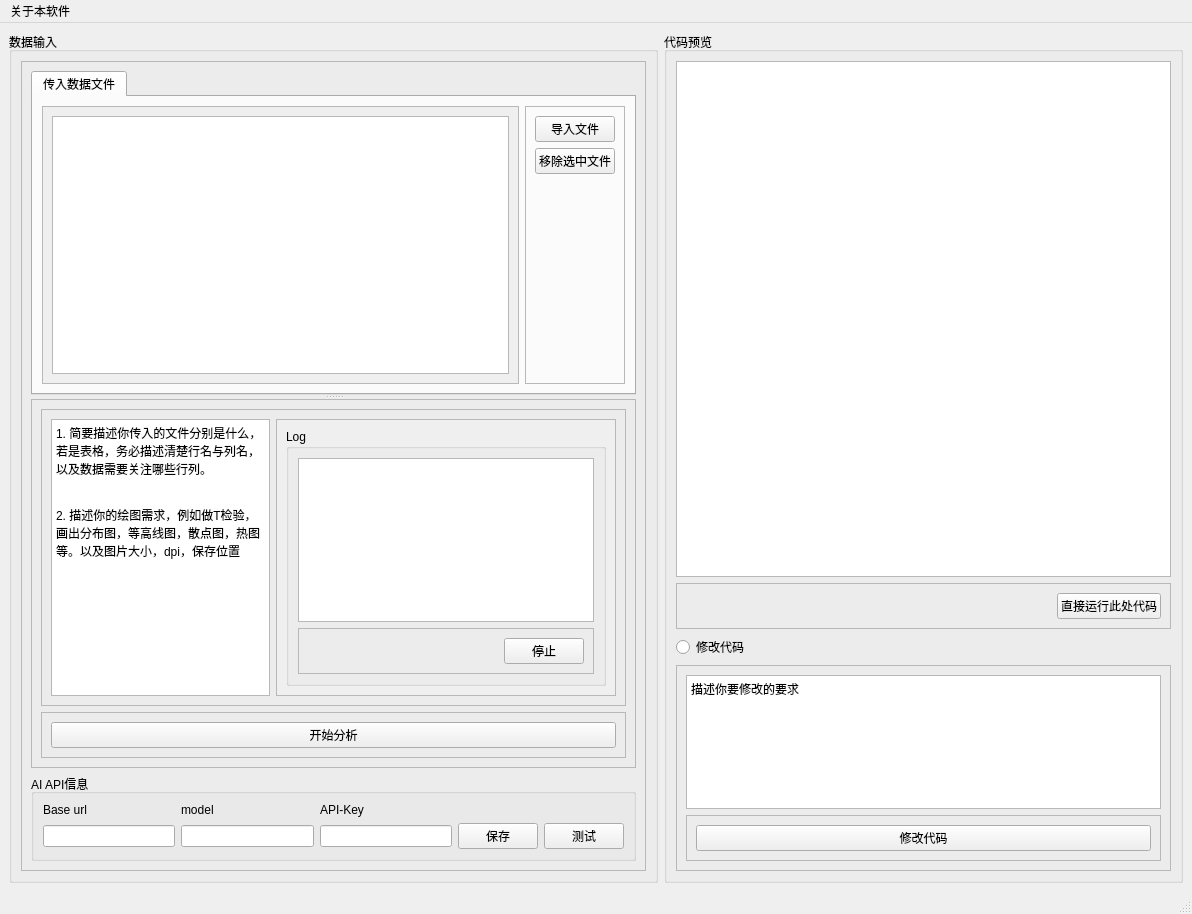
<?xml version="1.0" encoding="UTF-8"?>
<ui version="4.0">
 <class>MainWindow</class>
 <widget class="QMainWindow" name="MainWindow">
  <property name="geometry">
   <rect>
    <x>0</x>
    <y>0</y>
    <width>1192</width>
    <height>914</height>
   </rect>
  </property>
  <property name="windowTitle">
   <string>DumbDrawPhD</string>
  </property>
  <property name="windowIcon">
   <iconset theme="QIcon::ThemeIcon::Computer"/>
  </property>
  <widget class="QWidget" name="centralwidget">
   <layout class="QHBoxLayout" name="horizontalLayout" stretch="5,4">
    <item>
     <widget class="QGroupBox" name="groupBox">
      <property name="acceptDrops">
       <bool>true</bool>
      </property>
      <property name="title">
       <string>数据输入</string>
      </property>
      <layout class="QHBoxLayout" name="horizontalLayout_12" stretch="0">
       <item>
        <widget class="QFrame" name="frame_9">
         <property name="frameShape">
          <enum>QFrame::Shape::StyledPanel</enum>
         </property>
         <property name="frameShadow">
          <enum>QFrame::Shadow::Raised</enum>
         </property>
         <layout class="QVBoxLayout" name="verticalLayout_6">
          <item>
           <widget class="QSplitter" name="splitter_2">
            <property name="orientation">
             <enum>Qt::Orientation::Vertical</enum>
            </property>
            <widget class="QTabWidget" name="tabWidget">
             <property name="acceptDrops">
              <bool>true</bool>
             </property>
             <property name="currentIndex">
              <number>0</number>
             </property>
             <widget class="QWidget" name="tab">
              <attribute name="title">
               <string>传入数据文件</string>
              </attribute>
              <layout class="QHBoxLayout" name="horizontalLayout_4">
               <item>
                <widget class="QScrollArea" name="scrollArea_2">
                 <property name="widgetResizable">
                  <bool>true</bool>
                 </property>
                 <widget class="QWidget" name="scrollAreaWidgetContents_2">
                  <property name="geometry">
                   <rect>
                    <x>0</x>
                    <y>0</y>
                    <width>477</width>
                    <height>312</height>
                   </rect>
                  </property>
                  <layout class="QHBoxLayout" name="horizontalLayout_3">
                   <item>
                    <widget class="QListWidget" name="listWidget_files">
                     <property name="acceptDrops">
                      <bool>true</bool>
                     </property>
                    </widget>
                   </item>
                  </layout>
                 </widget>
                </widget>
               </item>
               <item>
                <widget class="QFrame" name="frame_2">
                 <property name="frameShape">
                  <enum>QFrame::Shape::StyledPanel</enum>
                 </property>
                 <property name="frameShadow">
                  <enum>QFrame::Shadow::Raised</enum>
                 </property>
                 <layout class="QVBoxLayout" name="verticalLayout_2">
                  <item>
                   <widget class="QPushButton" name="pushButton_import">
                    <property name="text">
                     <string>导入文件</string>
                    </property>
                   </widget>
                  </item>
                  <item>
                   <widget class="QPushButton" name="pushButton_remove">
                    <property name="text">
                     <string>移除选中文件</string>
                    </property>
                   </widget>
                  </item>
                  <item>
                   <spacer name="verticalSpacer_2">
                    <property name="orientation">
                     <enum>Qt::Orientation::Vertical</enum>
                    </property>
                    <property name="sizeHint" stdset="0">
                     <size>
                      <width>20</width>
                      <height>222</height>
                     </size>
                    </property>
                   </spacer>
                  </item>
                 </layout>
                </widget>
               </item>
              </layout>
             </widget>
            </widget>
            <widget class="QFrame" name="frame_8">
             <property name="frameShape">
              <enum>QFrame::Shape::StyledPanel</enum>
             </property>
             <property name="frameShadow">
              <enum>QFrame::Shadow::Raised</enum>
             </property>
             <layout class="QVBoxLayout" name="verticalLayout_4">
              <item>
               <widget class="QFrame" name="frame_6">
                <property name="frameShape">
                 <enum>QFrame::Shape::StyledPanel</enum>
                </property>
                <property name="frameShadow">
                 <enum>QFrame::Shadow::Raised</enum>
                </property>
                <layout class="QHBoxLayout" name="horizontalLayout_6">
                 <item>
                  <widget class="QPlainTextEdit" name="plainTextEdit_query">
                   <property name="plainText">
                    <string>1. 简要描述你传入的文件分别是什么，若是表格，务必描述清楚行名与列名，以及数据需要关注哪些行列。


2. 描述你的绘图需求，例如做T检验，画出分布图，等高线图，散点图，热图等。以及图片大小，dpi，保存位置</string>
                   </property>
                  </widget>
                 </item>
                 <item>
                  <widget class="QScrollArea" name="scrollArea_3">
                   <property name="widgetResizable">
                    <bool>true</bool>
                   </property>
                   <widget class="QWidget" name="scrollAreaWidgetContents_3">
                    <property name="geometry">
                     <rect>
                      <x>0</x>
                      <y>0</y>
                      <width>294</width>
                      <height>255</height>
                     </rect>
                    </property>
                    <layout class="QHBoxLayout" name="horizontalLayout_9">
                     <item>
                      <widget class="QGroupBox" name="groupBox_3">
                       <property name="title">
                        <string>Log</string>
                       </property>
                       <layout class="QVBoxLayout" name="verticalLayout">
                        <item>
                         <widget class="QTextBrowser" name="textBrowser_log"/>
                        </item>
                        <item>
                         <widget class="QFrame" name="frame">
                          <property name="frameShape">
                           <enum>QFrame::Shape::StyledPanel</enum>
                          </property>
                          <property name="frameShadow">
                           <enum>QFrame::Shadow::Raised</enum>
                          </property>
                          <layout class="QHBoxLayout" name="horizontalLayout_2">
                           <item>
                            <spacer name="horizontalSpacer_3">
                             <property name="orientation">
                              <enum>Qt::Orientation::Horizontal</enum>
                             </property>
                             <property name="sizeHint" stdset="0">
                              <size>
                               <width>233</width>
                               <height>20</height>
                              </size>
                             </property>
                            </spacer>
                           </item>
                           <item>
                            <widget class="QPushButton" name="pushButton_stop">
                             <property name="text">
                              <string>停止</string>
                             </property>
                            </widget>
                           </item>
                          </layout>
                         </widget>
                        </item>
                       </layout>
                      </widget>
                     </item>
                    </layout>
                   </widget>
                  </widget>
                 </item>
                </layout>
               </widget>
              </item>
              <item>
               <widget class="QFrame" name="frame_7">
                <property name="frameShape">
                 <enum>QFrame::Shape::StyledPanel</enum>
                </property>
                <property name="frameShadow">
                 <enum>QFrame::Shadow::Raised</enum>
                </property>
                <layout class="QHBoxLayout" name="horizontalLayout_10">
                 <item>
                  <widget class="QPushButton" name="pushButton_analyse">
                   <property name="text">
                    <string>开始分析</string>
                   </property>
                  </widget>
                 </item>
                </layout>
               </widget>
              </item>
             </layout>
            </widget>
           </widget>
          </item>
          <item>
           <widget class="QGroupBox" name="groupBox_4">
            <property name="title">
             <string>AI API信息</string>
            </property>
            <layout class="QGridLayout" name="gridLayout">
             <item row="0" column="0">
              <widget class="QLabel" name="label">
               <property name="text">
                <string>Base url</string>
               </property>
              </widget>
             </item>
             <item row="2" column="0">
              <widget class="QLineEdit" name="lineEdit_baseurl"/>
             </item>
             <item row="2" column="4">
              <widget class="QPushButton" name="pushButton_save_api">
               <property name="text">
                <string>保存</string>
               </property>
              </widget>
             </item>
             <item row="0" column="2">
              <widget class="QLabel" name="label_3">
               <property name="text">
                <string>API-Key</string>
               </property>
              </widget>
             </item>
             <item row="2" column="2">
              <widget class="QLineEdit" name="lineEdit_key"/>
             </item>
             <item row="2" column="1">
              <widget class="QLineEdit" name="lineEdit_model"/>
             </item>
             <item row="0" column="1">
              <widget class="QLabel" name="label_2">
               <property name="text">
                <string>model</string>
               </property>
              </widget>
             </item>
             <item row="2" column="5">
              <widget class="QPushButton" name="pushButton_test_api">
               <property name="text">
                <string>测试</string>
               </property>
              </widget>
             </item>
            </layout>
           </widget>
          </item>
         </layout>
        </widget>
       </item>
      </layout>
     </widget>
    </item>
    <item>
     <widget class="QGroupBox" name="groupBox_2">
      <property name="title">
       <string>代码预览</string>
      </property>
      <layout class="QVBoxLayout" name="verticalLayout_5" stretch="5,0,0,2">
       <item>
        <widget class="QPlainTextEdit" name="plainTextEdit_code"/>
       </item>
       <item>
        <widget class="QFrame" name="frame_4">
         <property name="frameShape">
          <enum>QFrame::Shape::StyledPanel</enum>
         </property>
         <property name="frameShadow">
          <enum>QFrame::Shadow::Raised</enum>
         </property>
         <layout class="QHBoxLayout" name="horizontalLayout_11">
          <item>
           <spacer name="horizontalSpacer_2">
            <property name="orientation">
             <enum>Qt::Orientation::Horizontal</enum>
            </property>
            <property name="sizeHint" stdset="0">
             <size>
              <width>656</width>
              <height>20</height>
             </size>
            </property>
           </spacer>
          </item>
          <item>
           <widget class="QPushButton" name="pushButton_run_code">
            <property name="text">
             <string>直接运行此处代码</string>
            </property>
           </widget>
          </item>
         </layout>
        </widget>
       </item>
       <item>
        <widget class="QRadioButton" name="radioButton_edit_code">
         <property name="text">
          <string>修改代码</string>
         </property>
         <property name="checked">
          <bool>false</bool>
         </property>
        </widget>
       </item>
       <item>
        <widget class="QFrame" name="frame_edit_code">
         <property name="enabled">
          <bool>true</bool>
         </property>
         <property name="frameShape">
          <enum>QFrame::Shape::StyledPanel</enum>
         </property>
         <property name="frameShadow">
          <enum>QFrame::Shadow::Raised</enum>
         </property>
         <layout class="QVBoxLayout" name="verticalLayout_3">
          <item>
           <widget class="QPlainTextEdit" name="plainTextEdit_edit_query">
            <property name="plainText">
             <string>描述你要修改的要求</string>
            </property>
           </widget>
          </item>
          <item>
           <widget class="QFrame" name="frame_3">
            <property name="frameShape">
             <enum>QFrame::Shape::StyledPanel</enum>
            </property>
            <property name="frameShadow">
             <enum>QFrame::Shadow::Raised</enum>
            </property>
            <layout class="QHBoxLayout" name="horizontalLayout_5">
             <item>
              <widget class="QPushButton" name="pushButton_send_edit_query">
               <property name="text">
                <string>修改代码</string>
               </property>
              </widget>
             </item>
            </layout>
           </widget>
          </item>
         </layout>
        </widget>
       </item>
      </layout>
     </widget>
    </item>
   </layout>
  </widget>
  <widget class="QMenuBar" name="menubar">
   <property name="geometry">
    <rect>
     <x>0</x>
     <y>0</y>
     <width>1192</width>
     <height>22</height>
    </rect>
   </property>
   <widget class="QMenu" name="menu">
    <property name="title">
     <string>关于本软件</string>
    </property>
    <addaction name="actionhelp"/>
    <addaction name="actionupdate"/>
   </widget>
   <addaction name="menu"/>
  </widget>
  <widget class="QStatusBar" name="statusbar"/>
  <action name="actionhelp">
   <property name="text">
    <string>help</string>
   </property>
  </action>
  <action name="actionupdate">
   <property name="text">
    <string>update</string>
   </property>
  </action>
 </widget>
 <resources/>
 <connections/>
</ui>
